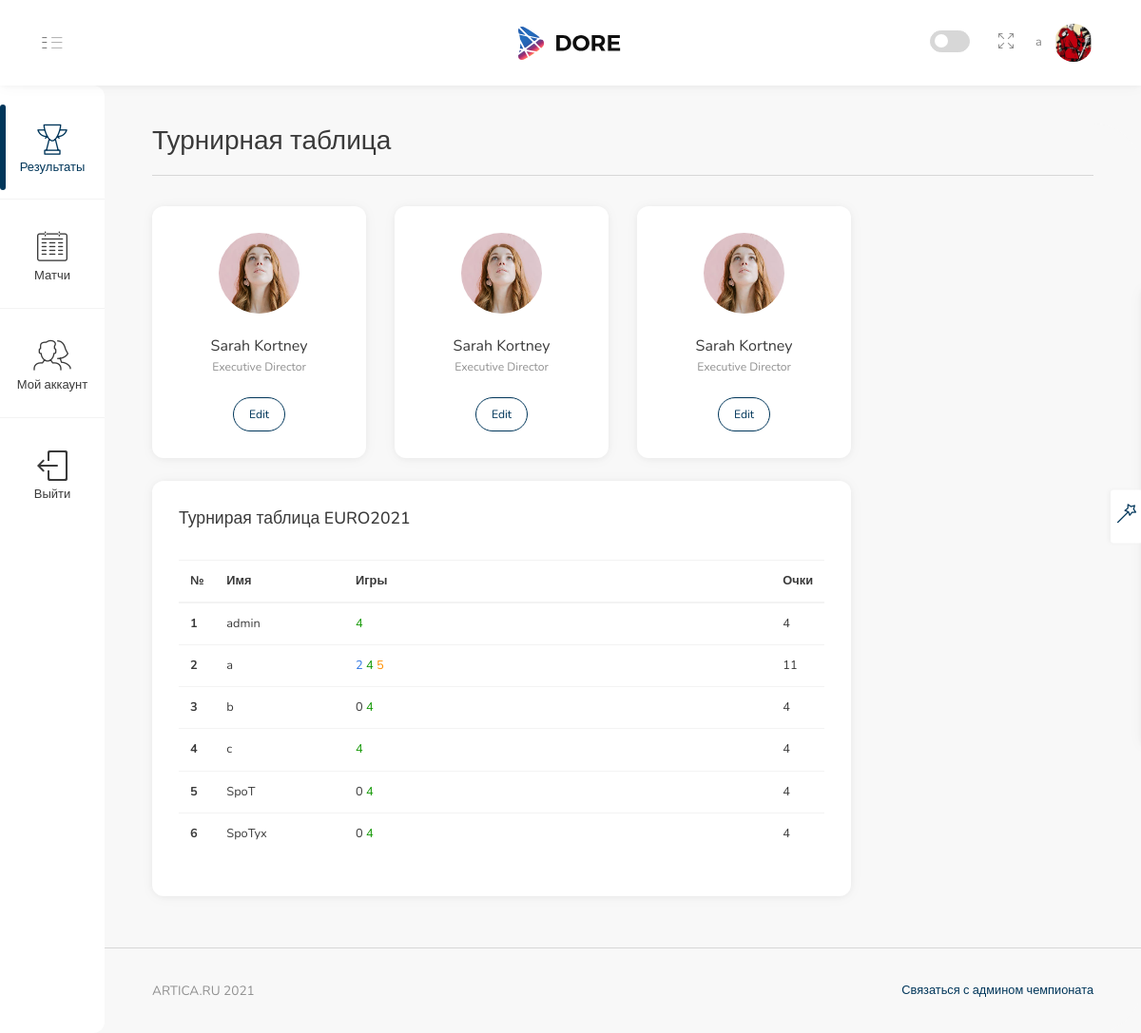
Page /bets (signed in) on the committed database.
### app/models.py (models this page shows, shortened)
class User(UserMixin, db.Model):
    id = db.Column(db.Integer, primary_key=True)
    username = db.Column(db.String(64), index=True, unique=True)
    email = db.Column(db.String(120), index=True, unique=True)
    password_hash = db.Column(db.String(128))
    pred = db.relationship('Bets', backref='author', lazy='dynamic')
    avatar = db.Column(db.String(128))
    about_me = db.Column(db.String(140))
    fio = db.Column(db.String(140))

### app/routes.py (the view)
@app.route('/')
@app.route('/bets')
@login_required
def bets():
    user_list = User.query.all()
    match_list = Match.query.all()
    bets_dict = {}
    res_dict = {}
    count = 0
    for user in user_list:
        user_id = user.id
        user_bets = Bets.query.filter_by(user_id=user_id).all()
        for bet in user_bets:
            match = Match.query.filter_by(id=bet.match_id).first_or_404()
            if match.completed:
                res_dict[bet.res_scor] = str(match.team1) + "-" + str(match.team2) + " ставка: " \
                                     + str(bet.t1_pre) + "-" + str(bet.t2_pre) + " результат: " \
                                     + str(match.t1_res) + "-" + str(match.t2_res)
        bets_dict[user.username] = res_dict
        res_dict = {}
    return render_template( 'bets.html' ,bets_dict= bets_dict )

### app/models.py (called while the page is built)
@login.user_loader
def load_user(id):
    return User.query.get(int(id))

### app/templates/bets.html (shortened to what this page needs)
{% extends  'base.html' %}
{% block content_title %}
    Турнирная таблица
{% endblock %}
{% block content%}
<div class="row">
			<div class="col-md-6 col-sm-6 col-lg-3 col-12 mb-4">
                            <div class="card ">
                                <div class="card-body">
                                    <div class="text-center">
                                        <img alt="Profile" src="img/profiles/l-1.jpg" class="img-thumbnail border-0 rounded-circle mb-4 list-thumbnail">
                                        <p class="list-item-heading mb-1">Sarah Kortney</p>
                                        <p class="mb-4 text-muted text-small">Executive Director</p>
                                        <button type="button" class="btn btn-sm btn-outline-primary ">Edit</button>
                                    </div>
                                </div>
                            </div>
            </div>
            			<div class="col-md-6 col-sm-6 col-lg-3 col-12 mb-4">
                            <div class="card ">
                                <div class="card-body">
                                    <div class="text-center">
                                        <img alt="Profile" src="img/profiles/l-1.jpg" class="img-thumbnail border-0 rounded-circle mb-4 list-thumbnail">
                                        <p class="list-item-heading mb-1">Sarah Kortney</p>
                                        <p class="mb-4 text-muted text-small">Executive Director</p>
                                        <button type="button" class="btn btn-sm btn-outline-primary ">Edit</button>
                                    </div>
                                </div>
                            </div>
            </div>
                        			<div class="col-md-6 col-sm-6 col-lg-3 col-12 mb-4">
                            <div class="card ">
                                <div class="card-body">
                                    <div class="text-center">
                                        <img alt="Profile" src="img/profiles/l-1.jpg" class="img-thumbnail border-0 rounded-circle mb-4 list-thumbnail">
                                        <p class="list-item-heading mb-1">Sarah Kortney</p>
                                        <p class="mb-4 text-muted text-small">Executive Director</p>
                                        <button type="button" class="btn btn-sm btn-outline-primary ">Edit</button>
                                    </div>
                                </div>
                            </div>
            </div>
</div>
<div class="row">
<div class="col-lg-9 col-md-12 mb-4">
                    <div class="card">
                        <div class="card-body">
                            <h5 class="card-title">Турнирая таблица EURO2021</h5>
                            <table  width="100%" class="table">
                                <thead>
                                    <tr>
                                        <th width="5px;" scope="col">№</th>
                                        <th width="20%;"scope="col">Имя</th>
                                        <th scope="col">Игры</th>
                                        <th width="15px;"scope="col">Очки</th>
                                    </tr>
                                </thead>
                                <tbody>
									{%set count =[0]%}
									{% for user, bets in bets_dict.items() %}
									{% if count.append(count.pop() + 1) %}{% endif %}<tr>
                                        <th scope="row">{{count[0]}}</th>
                                        <td>{{user}}</td>
                                        <td>
                                        {%set res = [0]%}
                                        {% for bet, info in bets.items() %}
                                        {%if bet|int() == 5 %}
                                        <span style="cursor: pointer; color: #ff8f00;" data-toggle="tooltip" data-placement="top" title="{{info}}">{{bet}}</span>
                                        {%elif bet|int() == 4 %}
                                        <span style="cursor: pointer; color: #129803;" data-toggle="tooltip" data-placement="top" title="{{info}}">{{bet}}</span>
                                        {%elif bet|int() == 2 %}
                                        <span style="cursor: pointer; color: #2f76e2;" data-toggle="tooltip" data-placement="top" title="{{info}}">{{bet}}</span>
                                        {%else%}
                                        <span style="cursor: pointer;" data-toggle="tooltip" data-placement="top" title="{{info}}">{{bet}}</span>
                                        {%endif%}
                                        {% endfor %}</td>
                                        <td>{{res[0]}}</td>
                                    </tr> {% endfor %}
                                </tbody>
                            </table>
                        </div>
                    </div>
</div>
</div>
{% endblock %}

### app/templates/base.html (shortened to what this page needs)
<!DOCTYPE html>
<html lang="en">
<head>
    <link rel="stylesheet" href="http://127.0.0.1:5000/static/font/iconsmind-s/css/iconsminds.css" />
    <link rel="stylesheet" href="http://127.0.0.1:5000/static/font/simple-line-icons/css/simple-line-icons.css" />
    <link rel="stylesheet" href="http://127.0.0.1:5000/static/css/vendor/bootstrap.min.css" />
    <link rel="stylesheet" href="http://127.0.0.1:5000/static/css/vendor/bootstrap.rtl.only.min.css" />
    <link rel="stylesheet" href="http://127.0.0.1:5000/static/css/vendor/fullcalendar.min.css" />
    <link rel="stylesheet" href="http://127.0.0.1:5000/static/css/vendor/dataTables.bootstrap4.min.css" />
    <link rel="stylesheet" href="http://127.0.0.1:5000/static/css/vendor/datatables.responsive.bootstrap4.min.css" />
    <link rel="stylesheet" href="http://127.0.0.1:5000/static/css/vendor/select2.min.css" />
    <link rel="stylesheet" href="http://127.0.0.1:5000/static/css/vendor/select2-bootstrap.min.css" />
    <link rel="stylesheet" href="http://127.0.0.1:5000/static/css/vendor/perfect-scrollbar.css" />
    <link rel="stylesheet" href="http://127.0.0.1:5000/static/css/vendor/glide.core.min.css" />
    <link rel="stylesheet" href="http://127.0.0.1:5000/static/css/vendor/bootstrap-stars.css" />
    <link rel="stylesheet" href="http://127.0.0.1:5000/static/css/vendor/nouislider.min.css" />
    <link rel="stylesheet" href="http://127.0.0.1:5000/static/css/vendor/bootstrap-datepicker3.min.css" />
    <link rel="stylesheet" href="http://127.0.0.1:5000/static/css/vendor/component-custom-switch.min.css" />
    <link rel="stylesheet" href="http://127.0.0.1:5000/static/css/main.css" />
</head>
<body id="app-container" class="menu-default show-spinner">
    <nav class="navbar fixed-top">
        <div class="d-flex align-items-center navbar-left">
            <a href="#" class="menu-button d-none d-md-block">
                <svg class="main" xmlns="http://www.w3.org/2000/svg" viewBox="0 0 9 17">
                    <rect x="0.48" y="0.5" width="7" height="1" />
                    <rect x="0.48" y="7.5" width="7" height="1" />
                    <rect x="0.48" y="15.5" width="7" height="1" />
                </svg>
                <svg class="sub" xmlns="http://www.w3.org/2000/svg" viewBox="0 0 18 17">
                    <rect x="1.56" y="0.5" width="16" height="1" />
                    <rect x="1.56" y="7.5" width="16" height="1" />
                    <rect x="1.56" y="15.5" width="16" height="1" />
                </svg>
            </a>
        </div>
        <a class="navbar-logo" href="/">
            <span class="logo d-none d-xs-block"></span>
        </a>
        <div class="navbar-right">
            <div class="header-icons d-inline-block align-middle">
                <div class="d-none d-md-inline-block align-text-bottom mr-3">
                    <div class="custom-switch custom-switch-primary-inverse custom-switch-small pl-1"
                         data-toggle="tooltip" data-placement="left" title="Dark Mode">
                        <label class="custom-switch-btn" for="switchDark"></label>
                    </div>
                </div>
                <button class="header-icon btn btn-empty d-none d-sm-inline-block" type="button" id="fullScreenButton">
                    <i class="simple-icon-size-fullscreen"></i>
                </button>
            </div>
            <div class="user d-inline-block">
                <button class="btn btn-empty p-0" type="button" data-toggle="dropdown" aria-haspopup="true"
                    aria-expanded="false">
                    <span class="name">{{ current_user.username }}</span>
                    <span>
                        {% if current_user.is_anonymous %} <img style="object-fit: cover; width: 40px; height: 40px;" alt="This is anonymous picture" src="http://127.0.0.1:5000/static/a.jpg" />
                        {% else %}
                        <img style="object-fit: cover; width: 40px; height: 40px;" alt="Profile picture" src="{{'static/'+current_user.avatar}}" />
                        {% endif %}
                    </span>
                </button>
            </div>
        </div>
    </nav>
    <div class="menu">
        <div class="main-menu">
            <div class="scroll">
                <ul class="list-unstyled">
                    {% if current_user.is_anonymous %}
                    <li>
                        <a href="{{ url_for('login') }}">
                            <i class="simple-icon-login"></i> Войти
                        </a>
                    </li>
                    <li>
                        <a href="{{ url_for('register') }}">
                            <i class="simple-icon-user-follow"></i> Регистрация
                        </a>
                    </li>
                    {% else %}
                   <li class="active">
                        <a href="/">
                            <i class="iconsminds-trophy"></i>
                            <span>Результаты</span>
                        </a>
                    </li>
                    <li>
                        <a href="{{ url_for('matchs') }}">
                            <i class="iconsminds-calendar-4"></i> Матчи
                        </a>
                    </li>
                    <li>
                        <a href="{{ url_for('user', username=current_user.username) }}">
                            <i class="iconsminds-male-female d-block"></i> Мой аккаунт
                        </a>
                    </li>
                    <li>
                        <a href="{{ url_for('logout') }}">
                            <i class="simple-icon-logout"></i> Выйти
                        </a>
                    </li>
                 {% endif %}
                </ul>
            </div>
        </div>
    </div>
    <main>
        <div class="container-fluid">
            <div class="row">
                <div class="col-12">
                    <h1>
                     {% block content_title %}
                     {% endblock %}
                    </h1>
                    <div class="separator mb-5"></div>
                </div>
            </div>
                {% block content%}
                {% endblock %}
        </div>
    </main>
    <footer class="page-footer">
        <div class="footer-content">
            <div class="container-fluid">
                <div class="row">
                    <div class="col-12 col-sm-6">
                        <p class="mb-0 text-muted">ARTICA.RU 2021</p>
                    </div>
                    <div class="col-sm-6 d-none d-sm-block">
                        <ul class="breadcrumb pt-0 pr-0 float-right">
                            <li class="breadcrumb-item mb-0">
                                <a href="tel:+79132344444" class="btn-link">Связаться с админом чемпионата</a>
                            </li>
                        </ul>
                    </div>
                </div>
            </div>
        </div>
    </footer>
</body>
</html>

### app/static/css/main.css (style rules this page uses)
html { width: 100%; }
body { overflow-x: hidden !important; }

### rows in the picture
User: username "a", avatar (picture)
User: id "1", username "admin", bets "4", res "4"
User: id "5", username "SpoT", bets "0", bets "4", res "4"
User: id "6", username "SpoTyx", bets "0", bets "4", res "4"

### other values in the picture
{{ count[0] }} "2" "3" "4"
{{ user }} "a" "b" "c"
{{ bet }} "2"
{{ bet }} "4" "4" "4"
{{ bet }} "5"
{{ res[0] }} "11" "4" "4"
{{ bet }} "0"
